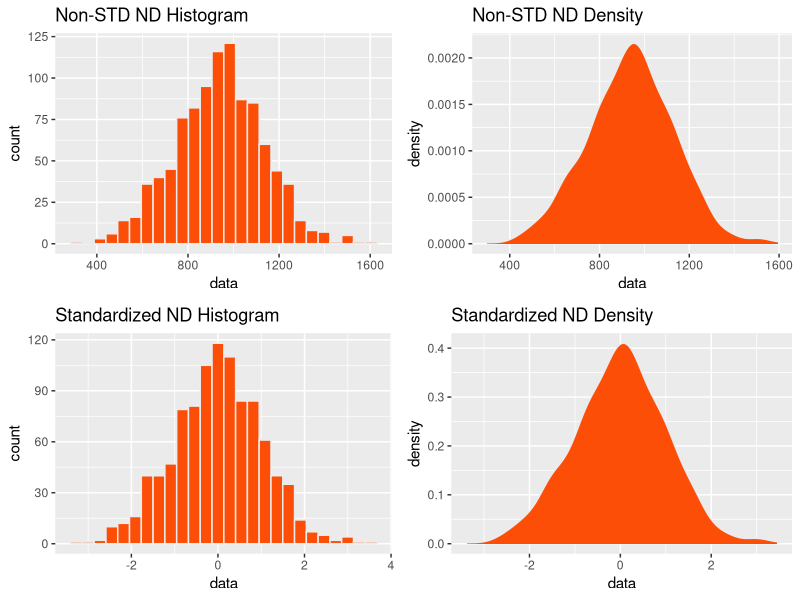

Recreate this plot in R.
## ---- chunk 1
knitr::opts_chunk$set(echo = TRUE)
options(tinytex.verbose = TRUE)
library(ggplot2)
library(glue)
library(gridExtra)
## ---- chunk 2
density_plot <- function(data, title) {
  ggplot(mapping = aes(data)) +
    geom_density(
      fill="#FC4E07", 
      color="#e9ecef",
    ) +
    ggtitle(title)
}

histogram_plot <- function(data, title) {
  binwidth <- (2 * IQR(data)) / n^(1/3)
  bins <- ceiling(max(data) - min(data)) + binwidth
  
  ggplot(mapping = aes(data)) +
    geom_histogram(
      fill="#FC4E07", 
      color="#e9ecef",
      bins = bins,
      binwidth = binwidth
    ) +
    ggtitle(title)
}
## ---- chunk 3
n <- 1000
mean <- 940
sd <- 190

rnorm <- rnorm(1000, mean = mean, sd = sd)
rnorm_std <- (rnorm - mean) / sd
## ---- chunk 4
nonstd_rnorm_mean <- mean(rnorm)
nonstd_rnorm_sd <- sd(rnorm)

std_rnorm_mean <- mean(rnorm_std)
std_rnorm_sd <- sd(rnorm_std)

glue("The mean of non-standardized normal distribution is {nonstd_rnorm_mean}, and its standard deviation is {nonstd_rnorm_sd}.")
glue("The mean of standardized normal distribution is {std_rnorm_mean}, and its standard deviation is {std_rnorm_sd}.")
## ---- chunk 5
nonstd_rnorm_hist <- histogram_plot(rnorm, "Non-STD ND Histogram")

nonstd_rnorm_density <- density_plot(rnorm, "Non-STD ND Density")

std_rnorm_hist <- histogram_plot(rnorm_std, "Standardized ND Histogram")

std_rnorm_density <- density_plot(rnorm_std, "Standardized ND Density")

grid.arrange(nonstd_rnorm_hist, nonstd_rnorm_density, std_rnorm_hist, std_rnorm_density, ncol=2, nrow=2)
